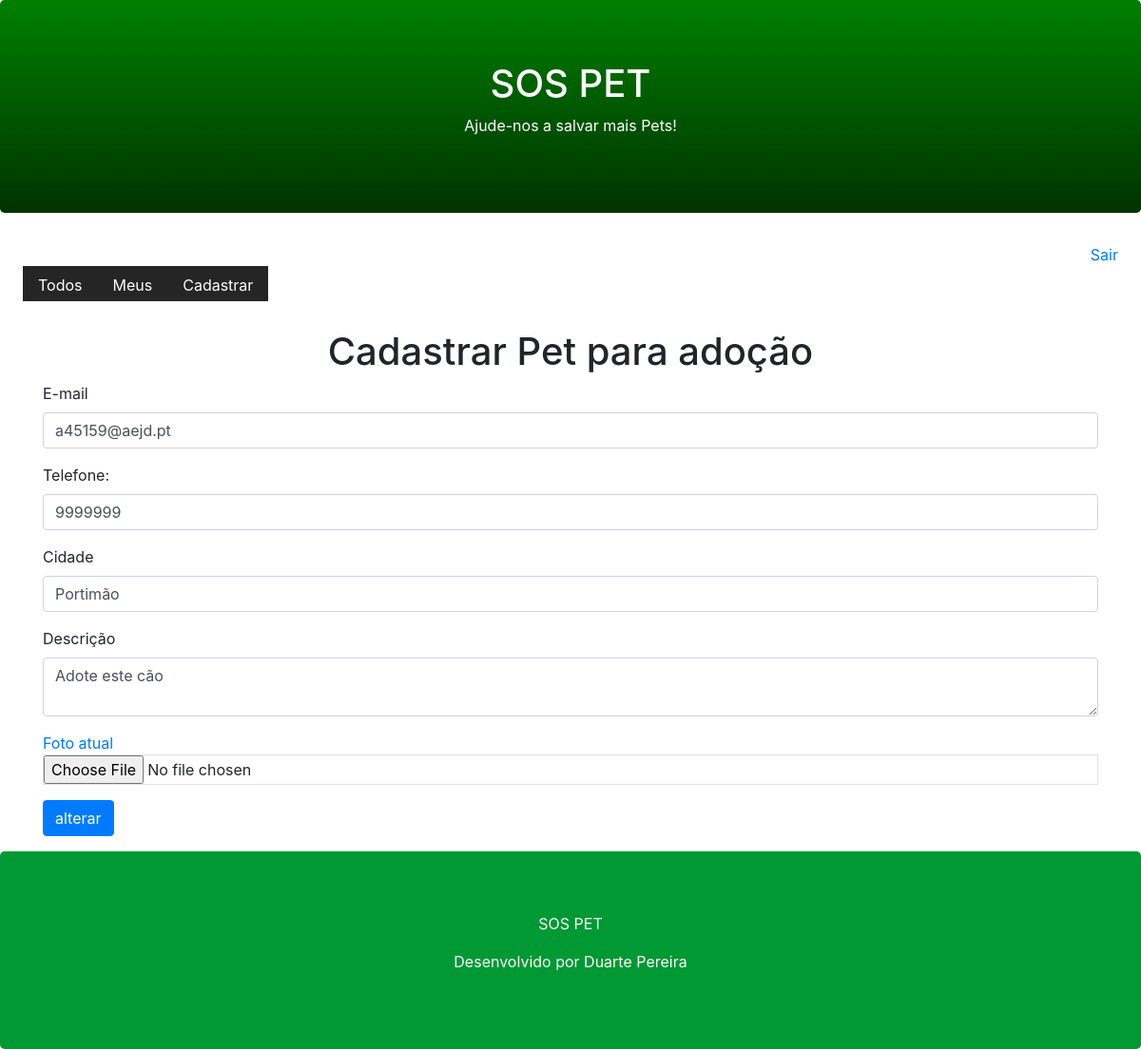
Before: /pet/register/?id=2 (signed in) with the older database file.
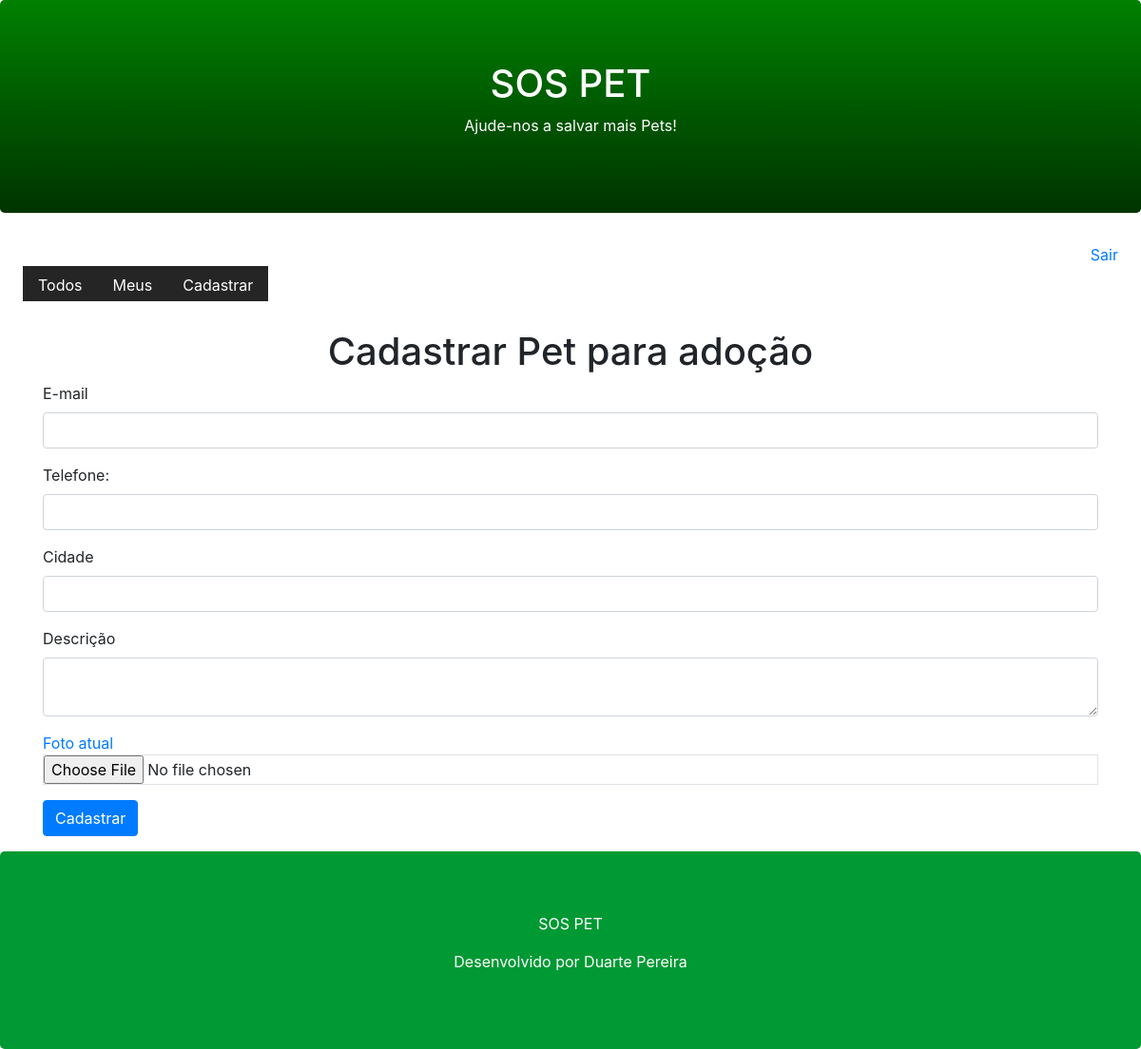
After: the same page with the newer database file.
### core/models.py (models this page shows, shortened)
class Pet(models.Model):
    city = models.CharField(max_length=100)
    description = models.TextField()
    phone = models.CharField(max_length=11)
    email = models.EmailField()
    begin_date = models.DateTimeField(auto_now_add=True)
    photo = models.ImageField(upload_to='pet')
    active =models.BooleanField(default=True)
    user = models.ForeignKey(User, on_delete = models.CASCADE)

### core/views.py (the view)
# urls.py: path('pet/register/', views.register_pet),
@login_required(login_url='/login/')
def register_pet(request):
    pet_id = request.GET.get('id')
    if pet_id:
        pet = Pet.objects.get(id=pet_id)
        if pet.user == request.user:
            return render(request, 'register-pet.html', {'pet':pet})
    return render(request, 'register-pet.html')

### templates/register-pet.html (shortened to what this page needs)
{% extends "model-page.html" %}
{% block content %}
<h1 class="text-center">Cadastrar Pet para adoção</h1>
<form enctype="multipart/form-data" action="submit", method="POST"> {% csrf_token %}
<div class="container">
    <div class="form-group">
        <label for="email">E-mail</label>
        <input class="form-control" name="email" type="text" value="{{ pet.email }}">
    </div>
    <div class="form-group">
        <label for="phone">Telefone:</label>
        <input class="form-control" name="phone" type="text" value="{{ pet.phone }}">
    </div>
   <div class="form-group">
       <label for="city">Cidade</label>
       <input class="form-control" name="city" type="text" value="{{ pet.city }}">
   </div>
   <div class="form-group">
       <label for="description">Descrição</label>
       <textarea class="form-control" row="5" name="description">{{ pet.description }}</textarea>
   </div>
   <div class="form-group">
       <a href="/media/{{ pet.photo }}" target="_blank">Foto atual</a>
       <input type="file" class="form-control-file border" name="file" accept="image/*">
   </div>
   <button type="submit" class="btn btn-primary">
       {% if pet %}
            alterar
        {% else %}
            Cadastrar
        {% endif %}
   </button>
</form>
{% endblock %}

Changed rows visible on the page:
no longer on this page (row edited): Pet: email "a45159@aejd.pt", phone "9999999", city "Portimão", description "Adote este cão"
Other visible differences:
text no longer shown: "alterar"
text now shown: "Cadastrar"
